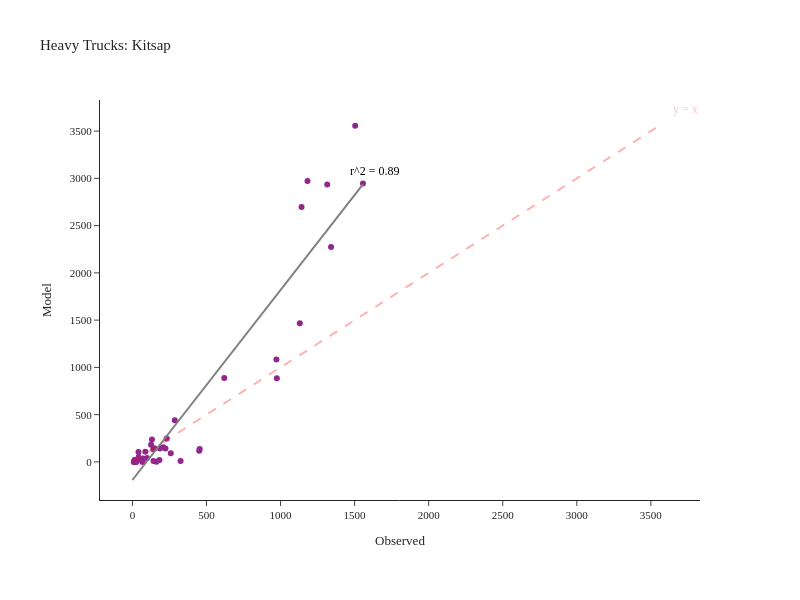

The cell this chart's notebook holds for it:
### Code cell
fig = create_truck_chart(df_daily_heavy, 'Heavy', 'Kitsap')
fig.show()

### Figure 1 — Plotly figure (JSON) as saved in the notebook; plotly's stock layout.template omitted (floating-point values rounded to 4 significant figures)
{"data": [{"customdata": [["SR-16  N/O SR-302 NB/SB", "Kitsap"], ["SR-16 N/O SR-160 NB/SB", "Kitsap"], ["SR-16 N/O Tremont NB/SB", "Kitsap"], ["SR-16 S/O SR-3 NB", "Kitsap"], ["SR-104 @ Hood Canal Bridge WB/EB", "Kitsap"], ["SR-104 E/O Hood Canal Bridge WB/EB", "Kitsap"], ["SR-104 N/O Pt Gamble Rd WB/EB", "Kitsap"], ["SR-104 E/O SR-307 WB/EB", "Kitsap"], ["SR-104 E/O Hansville WB/EB", "Kitsap"], ["SR-160 @ SR-16 WB/EB", "Kitsap"], ["SR-160 E/O Long Lake Rd WB/EB", "Kitsap"], ["SR-160 W/O Banner WB/EB", "Kitsap"], ["SR-160 E/O Peterson WB/EB", "Kitsap"], ["SR-160 S/O Southworth Dr WB/EB", "Kitsap"], ["SR-166 E/O SR-16 WB/EB", "Kitsap"], ["SR-3 E/O Sunset Way NB/SB", "Kitsap"], ["SR-3 N/O SR-305 NB/SB", "Kitsap"], ["SR-3 S/O Newberry Hill Rd NB/SB", "Kitsap"], ["SR-3 @ SR-304 NB/SB", "Kitsap"], ["SR-3 NE of SR-16 NB/SB", "Kitsap"], ["SR-3 W/O Lake Flora Rd NB/SB", "Kitsap"], ["SR-303 E/O SR-3 NB/SB", "Kitsap"], ["SR-303 N/O 11th St NB/SB", "Kitsap"], ["SR-303 N/O SR-304 NB/SB", "Kitsap"], ["SR-304 E/O SR-3 WB/EB", "Kitsap"], ["SR-304 W/O Naval WB/EB", "Kitsap"], ["SR-305 W/O SR-307 WB/EB", "Kitsap"], ["SR-305 W/O Suquamish Way WB/EB", "Kitsap"], ["SR-305 N/O Day Rd WB/EB", "Kitsap"], ["SR-305 N/O High School Rd WB/EB", "Kitsap"], ["SR-305 S/O Winslow Way WB/EB", "Kitsap"], ["SR-305 @ Ferry Ramp WB/EB", "Kitsap"], ["SR-307 W/O SR-104 NB/SB", "Kitsap"], ["SR-307 N/O Gunderson NB/SB", "Kitsap"], ["SR-307 S/O Gunderson NB/SB", "Kitsap"], ["SR-307 N/O SR-305 NB/SB", "Kitsap"], ["SR-308 @ SR-3 WB/EB", "Kitsap"], ["SR-308 E/O SR-3 WB/EB", "Kitsap"], ["SR-308 E/O Silverdale Way WB/EB", "Kitsap"], ["SR-308 W/O Brownsville Hwy WB/EB", "Kitsap"], ["SR-310 @ SR-3 WB/EB", "Kitsap"], ["SR-310 W/O Callow WB/EB", "Kitsap"]], "hovertemplate": "Observed=%{x}<br>Model=%{y}<br>location=%{customdata[0]}<br>County=%{customdata[1]}<extra></extra>", "legendgroup": "", "line": {"color": "Grey", "width": 2}, "marker": {"color": "#91268F", "symbol": "circle"}, "mode": "markers", "name": "", "orientation": "v", "showlegend": false, "type": "scatter", "x": [1504, 1182, 1315, 1130, 620, 69, 66, 151, 87, 126, 33, 28, 19, 14, 162, 975, 972, 1341, 1142, 1556, 325, 182, 208, 99, 231, 141, 286, 454, 451, 259, 11, 9, 223, 186, 146, 132, 42, 41, 71, 24, 142, 24], "xaxis": "x", "y": [3556, 2972, 2936, 1467, 888, 2, 2, 142, 108, 181, 22, 18, 20, 21, 1, 886, 1084, 2273, 2696, 2945, 9, 21, 155, 42, 248, 133, 441, 137, 118, 92, 0, 0, 142, 142, 143, 237, 52, 105, 37, 0, 10, 0], "yaxis": "y"}, {"hovertemplate": "Observed=%{x}<br>Model=%{y}<extra></extra>", "legendgroup": "", "line": {"color": "Grey", "dash": "solid", "width": 2}, "marker": {"symbol": "circle"}, "mode": "lines", "name": "", "orientation": "v", "showlegend": false, "type": "scatter", "x": [0.0, 15.72, 31.43, 47.15, 62.87, 78.59, 94.3, 110.0, 125.7, 141.5, 157.2, 172.9, 188.6, 204.3, 220.0, 235.8, 251.5, 267.2, 282.9, 298.6, 314.3, 330.1, 345.8, 361.5, 377.2, 392.9, 408.6, 424.4, 440.1, 455.8, 471.5, 487.2, 502.9, 518.7, 534.4, 550.1, 565.8, 581.5, 597.3, 613.0, 628.7, 644.4, 660.1, 675.8, 691.6, 707.3, 723.0, 738.7, 754.4, 770.1, 785.9, 801.6, 817.3, 833.0, 848.7, 864.4, 880.2, 895.9, 911.6, 927.3, 943.0, 958.7, 974.5, 990.2, 1006.0, 1022.0, 1037.0, 1053.0, 1069.0, 1084.0, 1100.0, 1116.0, 1132.0, 1147.0, 1163.0, 1179.0, 1195.0, 1210.0, 1226.0, 1242.0, 1257.0, 1273.0, 1289.0, 1305.0, 1320.0, 1336.0, 1352.0, 1367.0, 1383.0, 1399.0, 1415.0, 1430.0, 1446.0, 1462.0, 1477.0, 1493.0, 1509.0, 1525.0, 1540.0, 1556.0], "xaxis": "x", "y": [-191.3, -159.7, -128.2, -96.56, -64.97, -33.38, -1.785, 29.81, 61.4, 92.99, 124.6, 156.2, 187.8, 219.4, 250.9, 282.5, 314.1, 345.7, 377.3, 408.9, 440.5, 472.1, 503.7, 535.3, 566.9, 598.5, 630.1, 661.6, 693.2, 724.8, 756.4, 788.0, 819.6, 851.2, 882.8, 914.4, 946.0, 977.6, 1009.0, 1041.0, 1072.0, 1104.0, 1136.0, 1167.0, 1199.0, 1230.0, 1262.0, 1293.0, 1325.0, 1357.0, 1388.0, 1420.0, 1451.0, 1483.0, 1515.0, 1546.0, 1578.0, 1609.0, 1641.0, 1673.0, 1704.0, 1736.0, 1767.0, 1799.0, 1831.0, 1862.0, 1894.0, 1925.0, 1957.0, 1988.0, 2020.0, 2052.0, 2083.0, 2115.0, 2146.0, 2178.0, 2210.0, 2241.0, 2273.0, 2304.0, 2336.0, 2368.0, 2399.0, 2431.0, 2462.0, 2494.0, 2526.0, 2557.0, 2589.0, 2620.0, 2652.0, 2684.0, 2715.0, 2747.0, 2778.0, 2810.0, 2841.0, 2873.0, 2905.0, 2936.0], "yaxis": "y"}], "layout": {"annotations": [{"align": "right", "font": {"color": "pink", "size": 12}, "showarrow": false, "text": "y = x", "x": 3734.0, "y": 3734.0}, {"align": "right", "font": {"color": "black", "size": 12}, "showarrow": false, "text": "r^2 = 0.89", "x": 1634.0, "y": 3083.0}], "height": 600, "legend": {"tracegroupgap": 0}, "margin": {"b": 100, "l": 100, "r": 100, "t": 100}, "shapes": [{"line": {"color": "Red", "dash": "dash", "width": 2}, "type": "line", "x0": 0, "x1": 3556, "y0": 0, "y1": 3556}], "title": {"text": "Heavy Trucks: Kitsap"}, "width": 800, "xaxis": {"anchor": "y", "domain": [0.0, 1.0], "title": {"text": "Observed"}}, "yaxis": {"anchor": "x", "domain": [0.0, 1.0], "title": {"text": "Model"}}}}
